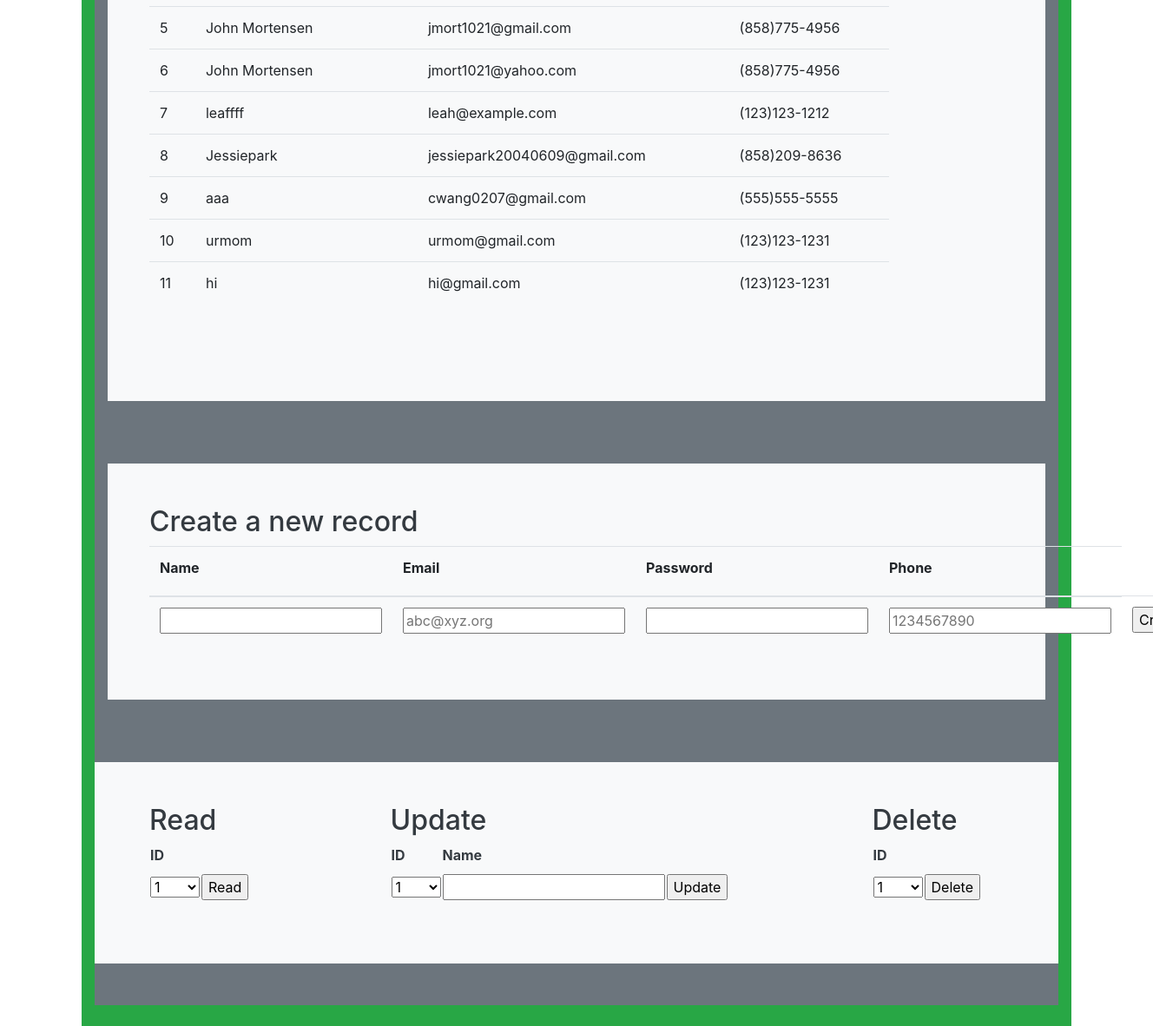
Page /crud/ (signed in, lower part) on the earlier database version.
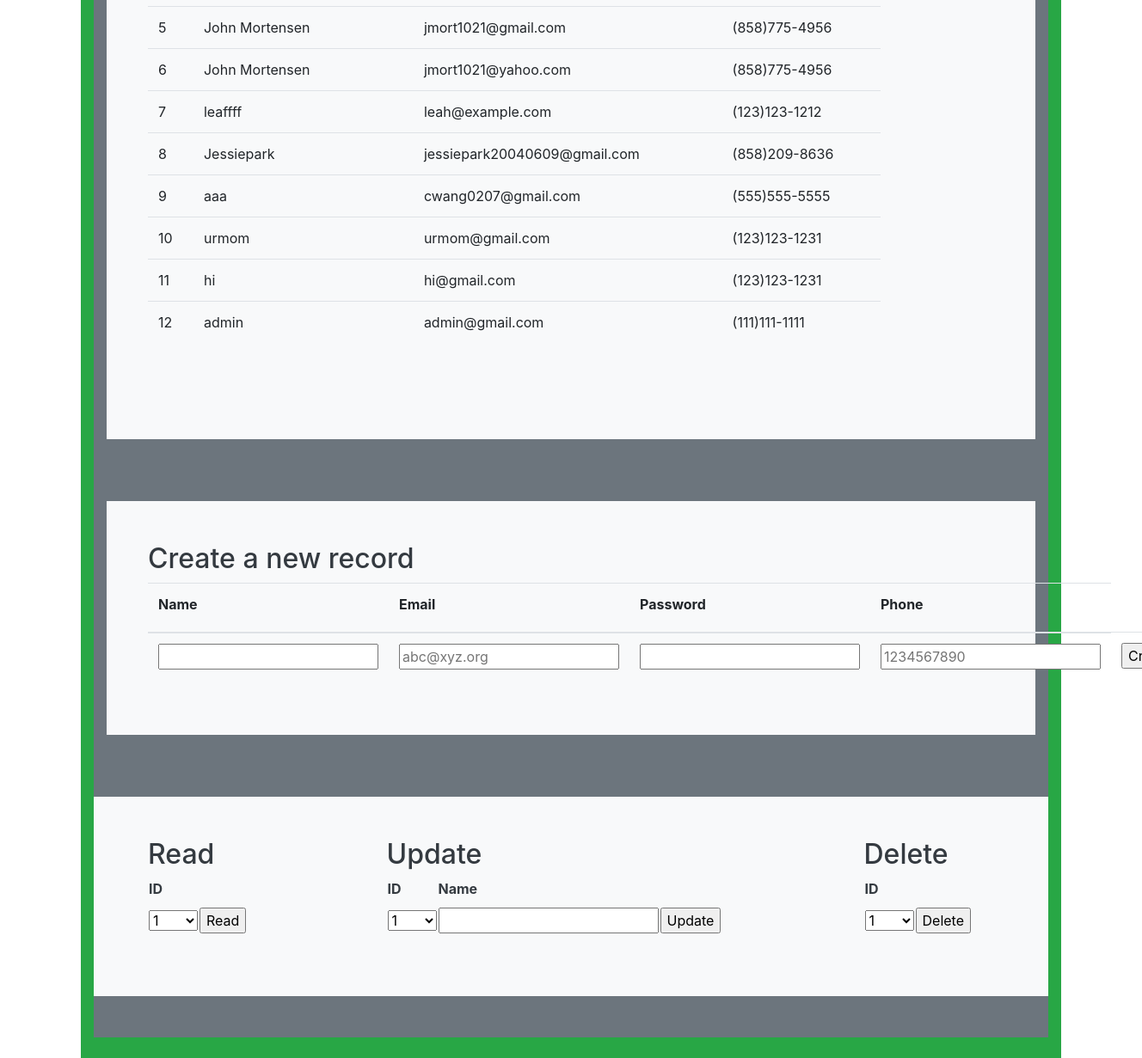
Same page on the later database version.
### crudy/model.py (models this page shows, shortened)
class Users(UserMixin, db.Model):
    userID = db.Column(db.Integer, primary_key=True)
    name = db.Column(db.String(255), unique=False, nullable=False)
    email = db.Column(db.String(255), unique=True, nullable=False)
    password = db.Column(db.String(255), unique=False, nullable=False)
    phone = db.Column(db.String(255), unique=False, nullable=False)
    notes = db.relationship("Notes", cascade='all, delete', backref='users', lazy=True)
    def read(self):
        return {
            "userID": self.userID,
            "name": self.name,
            "email": self.email,
            "password": self.password,
            "phone": self.phone,
            "query": "by_alc"  # This is for fun, a little watermark
        }
    def delete(self):
        db.session.delete(self)
        db.session.commit()
        return None

### crudy/app_crud.py (the view)
@app_crud.route('/')
@login_required  # Flask-Login uses this decorator to restrict acess to logged in users
def crud():
    return render_template("crud.html", table=users_all())

### crudy/query.py (called while the page is built)
def users_all():
    return users_all_alc()

def users_all_alc():
    table = Users.query.all()
    json_ready = [peep.read() for peep in table]
    return json_ready

@login_manager.user_loader
def user_loader(user_id):
    if user_id is not None:
        return Users.query.get(user_id)
    return None

### crudy/templates/cruddy/crud.html (shortened to what the changed rows need)
{% extends "layouts/base.html" %}
{% block body %}
    <div class="container py-4 text-light bg-success">
        <div class="container bg-secondary py-4">
            <div class="p-5 mb-4 bg-light text-dark rounded-3">
                <div class="row align-items-md-stretch">
                    <div class="container-fluid py-5">
                        <table class="table">
                            <tbody>
                            {% for row in table %}
                                {% set pn = "" ~ row['phone'] %}
                                {% set pnf = "(" ~ pn[0:3] ~ ")" ~ pn[3:6] ~ "-" ~ pn[6:10] %}
                                <tr>
                                    <td>{{ row['userID'] }}</td>
                                    <td>{{ row['name'] }}</td>
                                    <td>{{ row['email'] }}</td>
                                    <td>{{ pnf }}</td>
                                </tr>
                            {% endfor %}
                            </tbody>
                        </table>
                    </div>
                </div>
            </div>
        </div>
        <div class="container bg-secondary py-4">
            <div class="p-5 mb-4 bg-light text-dark rounded-3">
                <h2>Create a new record</h2>
                <form method="POST" ID="create" action={{url_for('crud.create')}} >
                    <table class="table">
                        <thead>
                        <tr>
                            <th><label for="name">Name</label></th>
                            <th><label for="email">Email</label></th>
                            <th><label for="password">Password</label></th>
                            <th><label for="phone">Phone</label></th>
                        </tr>
                        </thead>
                    </table>
                </form>
            </div>
        </div>
        <div class="container bg-secondary py-4">
            <div class="row mb-4 bg-light text-dark rounded-3">
                <div class="col-md-3">
                    <div class="p-5 mb-4 bg-light text-dark rounded-3">
                        <h2>Read</h2>
                        <form method="POST" ID="read" action={{url_for('crud.read')}} >
                            <table id="read_table">
                                <tr><th><label for="read_userid">ID</label></th></tr>
                            </table>
                        </form>
                    </div>
                </div>
                <div class="col-md-6">
                    <div class="p-5 mb-4 bg-light text-dark rounded-3">
                        <h2>Update</h2>
                        <form method="POST" ID="update" action={{url_for('crud.update')}} >
                            <table id="update_table">
                                <tr>
                                    <th><label for="update_userid">ID</label></th>
                                    <th><label for="update_name">Name</label></th>
                                </tr>
                            </table>
                        </form>
                    </div>
                </div>
                <div class="col-md-3">
                    <div class="p-5 mb-4 bg-light text-dark rounded-3">
                        <h2>Delete</h2>
                        <form method="POST" ID="read" action={{url_for('crud.delete')}} >
                            <table id="read_table">
                                <tr><th><label for="delete_userid">ID</label></th></tr>
                            </table>
                        </form>
                    </div>
                </div>
            </div>
        </div>
    </div>
{% endblock %}

Differences in the rows shown:
added Users: userID "12", name "admin", email "admin@gmail.com", pnf "(111)111-1111"
